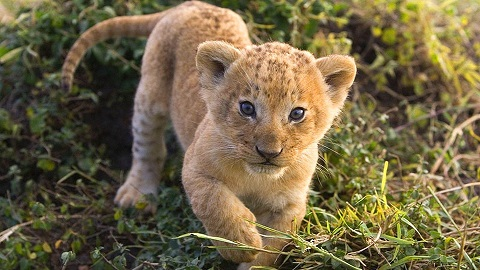
#> input picture CV2/images/baby_lion.jpg, 480 x 270 px
$ python StackingCon.py
#> lines starting #> are read from the running program, lines starting #| are printed output that depends on the picture
import cv2
import  numpy as np

img1 = cv2.imread("images/baby_lion.jpg")
#> img1 is the input picture: shape (270, 480, 3); mean B, G, R 70.8, 102.2, 115.1
img2 = cv2.imread("images/road.jpg")
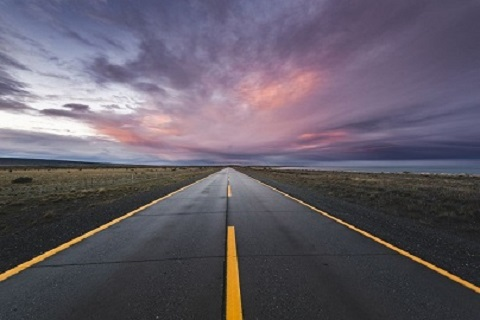
#> input picture CV2/images/road.jpg, 480 x 320 px
#> img2 is the input picture: shape (320, 480, 3); mean B, G, R 104, 92.1, 99
print("Original",img1.shape, img2.shape)
#| Original (270, 480, 3) (320, 480, 3)

img1 = cv2.resize(img1, (0,0), None, 0.5,0.5)
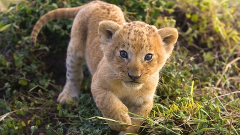
#> img1: shape (135, 240, 3); mean B, G, R 70.9, 102.4, 115.3
img2 = cv2.resize(img2, (0,0), None, 0.5,0.5)
#> img2: shape (160, 240, 3)
print("Reshape",img1.shape, img2.shape)
#| Reshape (135, 240, 3) (160, 240, 3)


#> (the run stopped early here; a loop or call above may not have finished)
